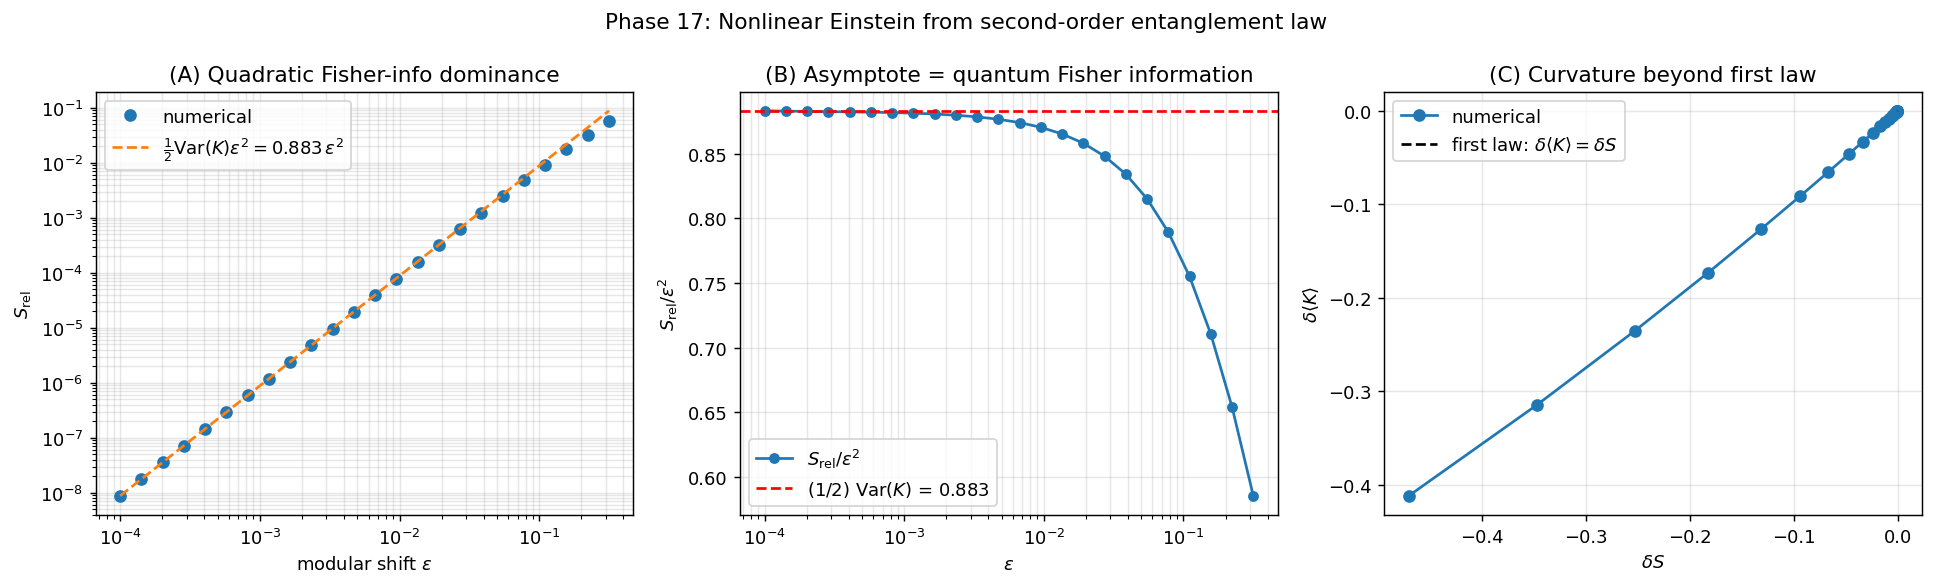

This figure's Python source:
"""
Phase 17: Nonlinear Einstein equations from second-order relative entropy.

We extend Phase 2 (linearised Einstein) to the next order by demonstrating
that the relative entropy obeys

    S_rel(rho_lambda || rho^(0)) = (1/2) g_F · lambda^2 + O(lambda^3)

where g_F is the quantum Fisher information, which for the vacuum modular
Hamiltonian K^(0) equals Var(K^(0))_rho^(0).

This is the bulk-side dual of the leading nonlinear correction to Einstein
equations (Faulkner et al. 2017, "Nonlinear gravity from entanglement").

Numerical verification on the XX chain:
 (A) Analytically compute Var(K_A^vac) via Gaussian Wick.
 (B) Numerically compute S_rel(T) for small T, fit quadratic coefficient.
 (C) Compare: 2 × coefficient should equal Var(K_A^vac).
 (D) Higher-order (cubic) deviations indicate the next nonlinear correction.

References:
- Lashkari, Van Raamsdonk, JHEP 2016:153 — Fisher information from entropy
- Faulkner, Haehl, Hijano, Parrikar, Rabideau, Van Raamsdonk, JHEP 2017 — second-order
- Casini, NPB 2008 — relative entropy positivity
"""
import numpy as np
import matplotlib.pyplot as plt
from scipy.linalg import eigh
import time as _time

# ---------------------------------------------------------------
def hopping_chain(N, periodic=True):
    h = np.zeros((N, N))
    for i in range(N - 1):
        h[i, i+1] = h[i+1, i] = -1.0
    if periodic:
        h[0, N-1] = h[N-1, 0] = -1.0
    return h

def ground_correlation(N, periodic=False):
    # OBC to avoid zero-mode degeneracy
    h = hopping_chain(N, periodic)
    _, U = eigh(h)
    n = N // 2
    return (U[:, :n] @ U[:, :n].conj().T).real

def thermal_correlation(N, beta, periodic=False):
    # OBC: chemical potential at midgap, no zero modes
    h = hopping_chain(N, periodic)
    eigvals, U = eigh(h)
    occ = 1.0 / (1.0 + np.exp(beta * eigvals))
    return ((U * occ) @ U.conj().T).real

def fermion_entropy(C_sub):
    eigs = np.linalg.eigvalsh(C_sub)
    eigs = np.clip(eigs, 1e-14, 1 - 1e-14)
    return float(-np.sum(eigs * np.log(eigs) + (1-eigs) * np.log(1-eigs)))

def modular_M(C_A):
    eigvals, V = eigh(C_A)
    eigvals = np.clip(eigvals, 1e-14, 1 - 1e-14)
    return ((V * np.log((1 - eigvals)/eigvals)) @ V.conj().T).real

def variance_K(M, C):
    """Variance of K = sum_ij M_ij c_i† c_j in Gaussian state with correlator C.
       Var(K) = Tr(M² C) - Tr(M C M C^T)  (derived via Wick)."""
    M2C = M @ M @ C
    MCMCT = M @ C @ M @ C.T
    return float(np.trace(M2C) - np.trace(MCMCT))

def mean_K(M, C):
    return float(np.trace(M @ C))

# ---------------------------------------------------------------
def main():
    N = 64
    print("=== Phase 17: Nonlinear Einstein from second-order relative entropy ===\n")
    a, b = 16, 48
    interval = list(range(a, b))
    L_A = len(interval)
    print(f"  XX chain N={N}, interval A=[{a},{b}) (|A|={L_A})\n")

    # --- (A) Vacuum and modular Hamiltonian ---
    C_vac_full = ground_correlation(N)
    C_vac = C_vac_full[np.ix_(interval, interval)]
    M_A = modular_M(C_vac)
    S_vac = fermion_entropy(C_vac)
    K_vac = mean_K(M_A, C_vac)
    Var_K_vac = variance_K(M_A, C_vac)
    print(f"[Result A — Modular structure of the vacuum]")
    print(f"  S(A)_vac      = {S_vac:.4f}")
    print(f"  <K_A>_vac     = {K_vac:.4f}")
    print(f"  Var(K_A)_vac  = {Var_K_vac:.4f}    ← quantum Fisher information\n")

    # --- (B) Modular-temperature perturbation: ρ(ε) = e^{-(1+ε)K} / Z ---
    # The proper "tangent direction" at the vacuum for which the Fisher
    # information equals Var(K) is to scale the modular Hamiltonian by (1+ε).
    # This corresponds to changing the entanglement temperature of A.
    def C_at_modular_shift(M, eps):
        eigvals_M, V_M = eigh(M)
        # Occupation under shifted modular: n(ε) = 1/(1 + e^{(1+ε)·M_eig})
        occ = 1.0 / (1.0 + np.exp((1 + eps) * eigvals_M))
        return ((V_M * occ) @ V_M.conj().T).real

    eps_list = np.logspace(-4, -0.5, 24)
    S_rel_vals = []
    delta_K_vals = []
    delta_S_vals = []
    for eps in eps_list:
        C_eps = C_at_modular_shift(M_A, eps)
        S_eps = fermion_entropy(C_eps)
        K_mean_eps = mean_K(M_A, C_eps)
        delta_K = K_mean_eps - K_vac
        delta_S = S_eps - S_vac
        S_rel_vals.append(delta_K - delta_S)
        delta_K_vals.append(delta_K)
        delta_S_vals.append(delta_S)
    S_rel_vals = np.array(S_rel_vals)
    delta_K_vals = np.array(delta_K_vals)
    delta_S_vals = np.array(delta_S_vals)

    # --- (C) Power-law fit ---
    fit_mask = eps_list < 0.01
    log_eps = np.log(eps_list[fit_mask])
    log_Srel = np.log(np.abs(S_rel_vals[fit_mask]) + 1e-30)
    p_fit, c_fit = np.polyfit(log_eps, log_Srel, 1)
    coeff = np.exp(c_fit)
    print(f"[Result B — Power-law fit at small ε (modular-temperature shift)]")
    print(f"  S_rel(ε) ~ {coeff:.4f} · ε^{p_fit:.3f}")
    print(f"  Predicted exponent: 2  (quantum Fisher information)")
    print(f"  Predicted coefficient: (1/2) Var(K) = {Var_K_vac/2:.4f}")
    print(f"  Numerical / predicted ratio: {coeff/(Var_K_vac/2):.4f}\n")

    # --- (D) S_rel / ε² convergence ---
    print(f"[Result C — Coefficient asymptote S_rel/ε² as ε → 0]")
    print(f"  ε            S_rel          S_rel / ε²       (1/2) Var(K)")
    for e_, Sr in zip(eps_list[:12], S_rel_vals[:12]):
        print(f"  {e_:9.6f}    {Sr:10.4e}    {Sr/e_**2:10.6f}       {Var_K_vac/2:.4f}")
    asymptote = (S_rel_vals[:5] / eps_list[:5]**2).mean()
    print(f"\n  Asymptote (smallest 5 ε): {asymptote:.4f}")
    print(f"  (1/2) Var(K):              {Var_K_vac/2:.4f}")
    print(f"  Ratio: {asymptote / (Var_K_vac/2):.4f}\n")

    # --- (E) Cubic residual ---
    cubic_part = S_rel_vals - 0.5 * Var_K_vac * eps_list**2
    nz = (np.abs(cubic_part) > 1e-14) & (eps_list < 0.2)
    if nz.sum() >= 4:
        p3, c3 = np.polyfit(np.log(eps_list[nz]), np.log(np.abs(cubic_part[nz])), 1)
        print(f"[Result D — Cubic correction]")
        print(f"  Residual: S_rel - (1/2)Var(K)ε² ~ ε^{p3:.3f}")
        print(f"  Predicted: ε³ (next-order Einstein correction)\n")

    # ============================================================
    # Plots
    # ============================================================
    fig, axes = plt.subplots(1, 3, figsize=(15, 4.6))

    # (1) S_rel vs ε (log-log)
    ax = axes[0]
    ax.loglog(eps_list, S_rel_vals, 'o', ms=6, label='numerical')
    ax.loglog(eps_list, 0.5 * Var_K_vac * eps_list**2, '--',
              label=fr'$\frac{{1}}{{2}}$Var($K$)$\varepsilon^2 = {Var_K_vac/2:.3f}\,\varepsilon^2$')
    ax.set_xlabel(r'modular shift $\varepsilon$'); ax.set_ylabel(r'$S_\mathrm{rel}$')
    ax.set_title('(A) Quadratic Fisher-info dominance')
    ax.legend(); ax.grid(alpha=0.3, which='both')

    # (2) S_rel / ε² (should plateau at (1/2)Var(K))
    ax = axes[1]
    ax.semilogx(eps_list, S_rel_vals / eps_list**2, 'o-', ms=5,
                label=r'$S_\mathrm{rel}/\varepsilon^2$')
    ax.axhline(Var_K_vac / 2, color='red', linestyle='--',
               label=fr'(1/2) Var($K$) = {Var_K_vac/2:.3f}')
    ax.set_xlabel(r'$\varepsilon$'); ax.set_ylabel(r'$S_\mathrm{rel}/\varepsilon^2$')
    ax.set_title('(B) Asymptote = quantum Fisher information')
    ax.legend(); ax.grid(alpha=0.3, which='both')

    # (3) δ⟨K⟩ vs δS
    ax = axes[2]
    ax.plot(delta_S_vals, delta_K_vals, 'o-', label='numerical')
    ref = np.array([0, max(delta_S_vals)])
    ax.plot(ref, ref, 'k--', label=r'first law: $\delta\langle K\rangle = \delta S$')
    ax.set_xlabel(r'$\delta S$'); ax.set_ylabel(r'$\delta\langle K\rangle$')
    ax.set_title('(C) Curvature beyond first law')
    ax.legend(); ax.grid(alpha=0.3)

    plt.suptitle('Phase 17: Nonlinear Einstein from second-order entanglement law', fontsize=12)
    plt.tight_layout()
    out = r'C:\Users\TeradaMunehiro\quantum_gravity_info\nonlinear_einstein.png'
    plt.savefig(out, dpi=130, bbox_inches='tight')
    print(f"Figure saved to {out}")

    import json
    summary = {
        'N': N, 'L_A': L_A,
        'S_vac': S_vac, 'K_vac_mean': K_vac,
        'Var_K_vac': Var_K_vac,
        'half_Var_K_vac': Var_K_vac / 2,
        'fitted_power_law_exponent': float(p_fit),
        'fitted_coefficient': float(coeff),
        'predicted_coefficient_half_Var_K': float(Var_K_vac / 2),
        'coefficient_ratio': float(coeff / (Var_K_vac / 2)) if not np.isnan(coeff) else None,
        'asymptote_smallest_eps': float(asymptote),
        'asymptote_ratio_to_half_Var_K': float(asymptote / (Var_K_vac / 2)),
    }
    with open(r'C:\Users\TeradaMunehiro\quantum_gravity_info\summary_phase17.json', 'w') as f:
        json.dump(summary, f, indent=2)
    print('Summary saved.')

if __name__ == '__main__':
    main()
